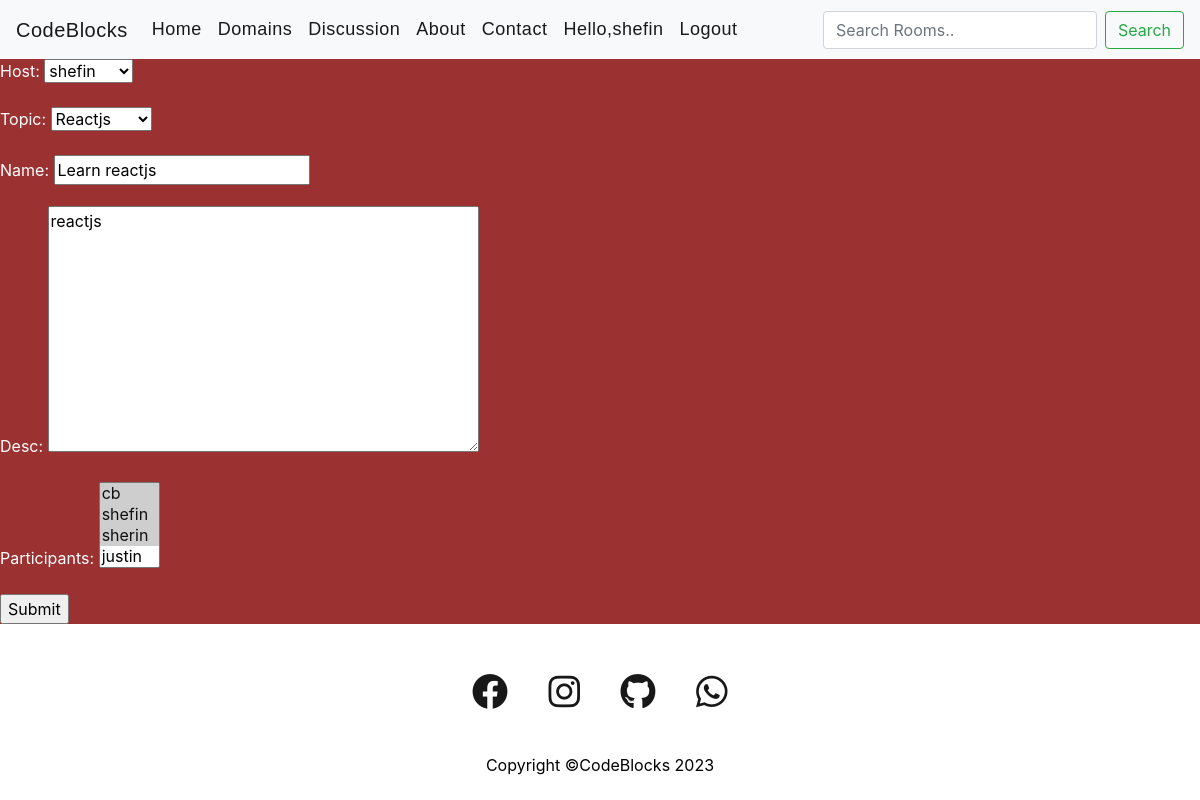
Before: /update-room/6 (signed in) with the older database file.
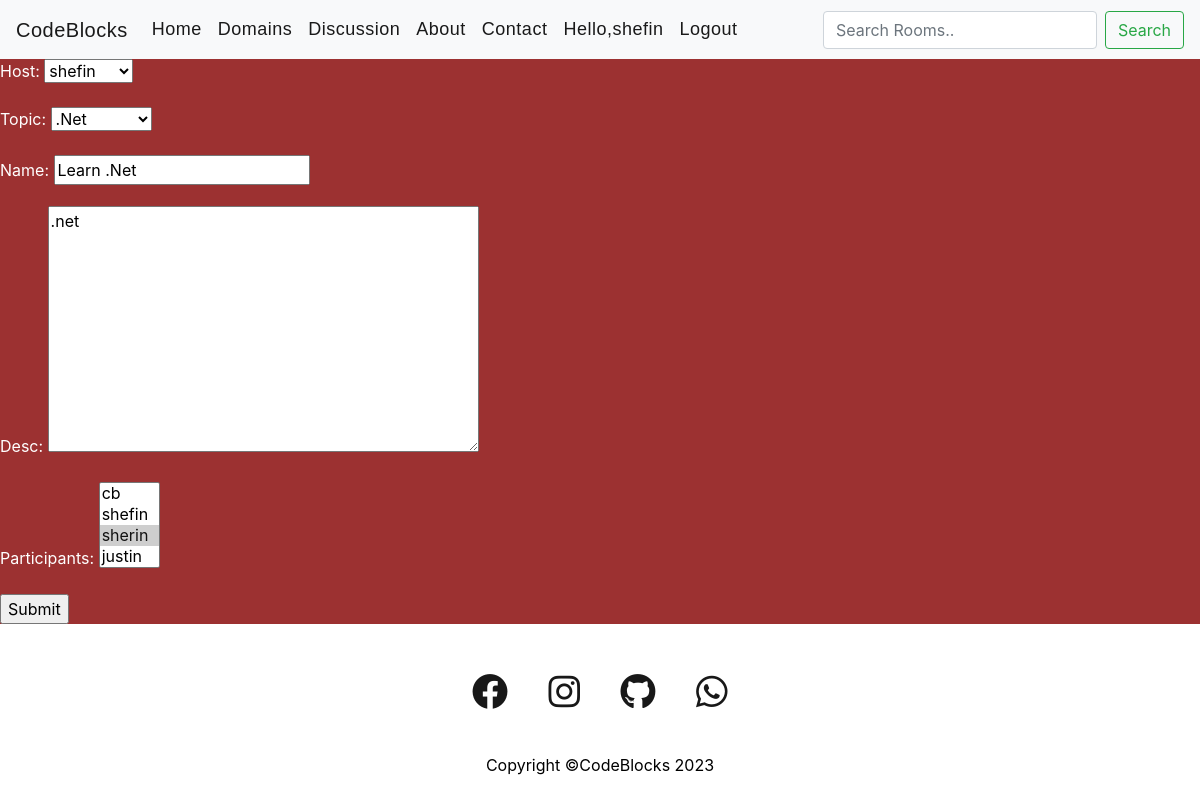
After: the same page with the newer database file.
### cbapp/models.py (models this page shows, shortened)
class Room(models.Model):
    host = models.ForeignKey(User,on_delete=models.SET_NULL,null=True)
    topic = models.ForeignKey(Topic,on_delete=models.SET_NULL,null=True)
    name = models.CharField(max_length=200)
    desc = models.TextField(null=True , blank=True)
    participants = models.ManyToManyField(User,related_name='participants', blank=True)
    updated = models.DateTimeField(auto_now=True)
    created = models.DateTimeField(auto_now_add=True)
    class Meta:
        ordering=['-updated' , '-created']

class Topic(models.Model):
    name=models.CharField(max_length=200)
    def __str__(self):
        return self.name

### cbapp/views.py (the view)
# urls.py: path('update-room/<str:pk>',views.updateRoom,name='update-room'),
@login_required(login_url='login')
def updateRoom(request,pk):
    rooms = Room.objects.get(id=pk)
    form=Roomform(instance=rooms)
    if request.method=='POST':
        '''print(request.POST)'''
        form=Roomform(request.POST,instance=rooms)
        if form.is_valid():
            form.save()
        return redirect("home")
    context={'form':form}
    return render(request,'cbapp/roomform.html',context)

### cbapp/forms.py
class Roomform(ModelForm):
    class Meta:
        model=Room
        fields= '__all__'

### cbapp/templates/cbapp/roomform.html (shortened to what this page needs)
{% extends 'base.html' %}
{% block content %}
<form action="" method="post">
    {{form.as_p}}
    <input type="submit"  name="submit">
</form>
{% endblock %}

Changed rows visible on the page:
changed Room "shefin": topic "Reactjs" → ".Net"; desc "reactjs" → ".net"
computed for Topic: name "Learn reactjs" → "Learn .Net"
Other visible differences:
form field participants: "cb ☑ / shefin ☑ / sherin ☑ / justin" → "cb / shefin / sherin ☑ / justin"
